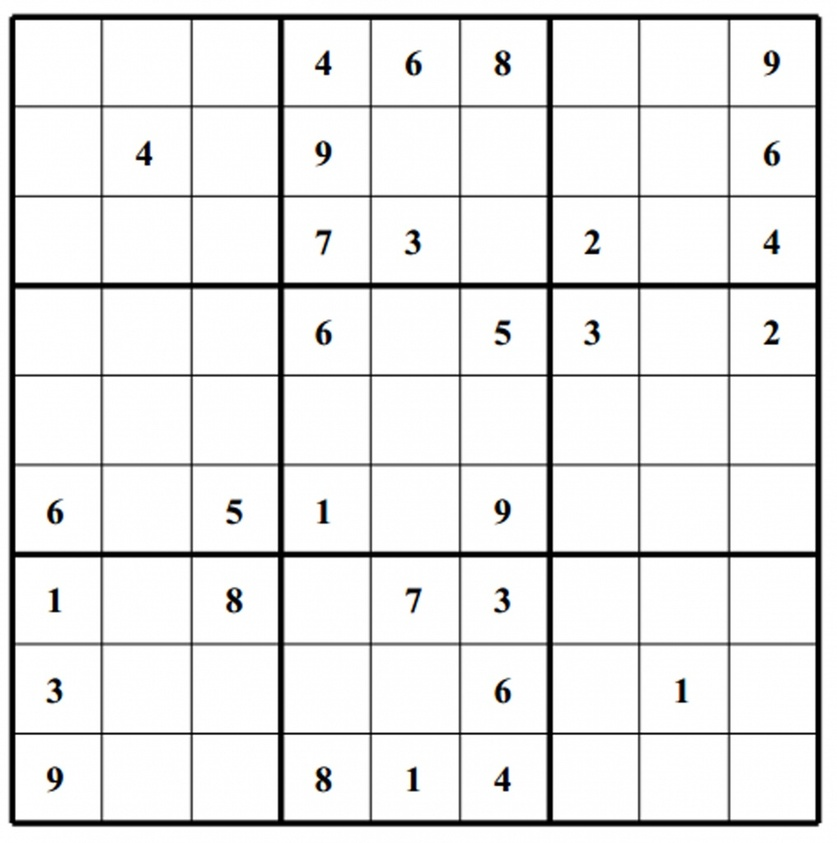
//> input picture Week2/OpenCV/OpenCV_Hough_Transform/sudoku.jpg, 837 x 843 px, shrunk from 1016 x 1024 before the run
$ ./Hough_Transform   (built with g++ and OpenCV 4)
//> lines starting //> are read from the running program, lines starting //| are printed output that depends on the picture
// Chương trình phát hiện đường sử dụng Hough-transform và Canny Edge Detection
#include "opencv2/imgcodecs.hpp"
#include "opencv2/highgui.hpp"
#include "opencv2/imgproc.hpp"

using namespace cv;
using namespace std;

int main(int argc, char** argv)
{
    // Khai báo giá trị đầu ra
    Mat dst, cdst, cdstP;
    const char* filename = "sudoku.jpg";
    const char* windowName = "HOUGH_VAS_OPENCV_TRAINING";

    // Tãi dữ liệu ảnh
    Mat src = imread(samples::findFile(filename), IMREAD_GRAYSCALE);
//> src: 843 rows x 837 cols, CV_8UC1; min 0, max 255, mean 232.2

    // Kiểm tra xem nếu ảnh đã tải lên thành công
    if (src.empty()) {
        printf(" Error opening image\n");
        return -1;
    }

    //  Áp dụng thuật toán Canny phát hiện cạnh
    Canny(src, dst, 50, 200, 3);
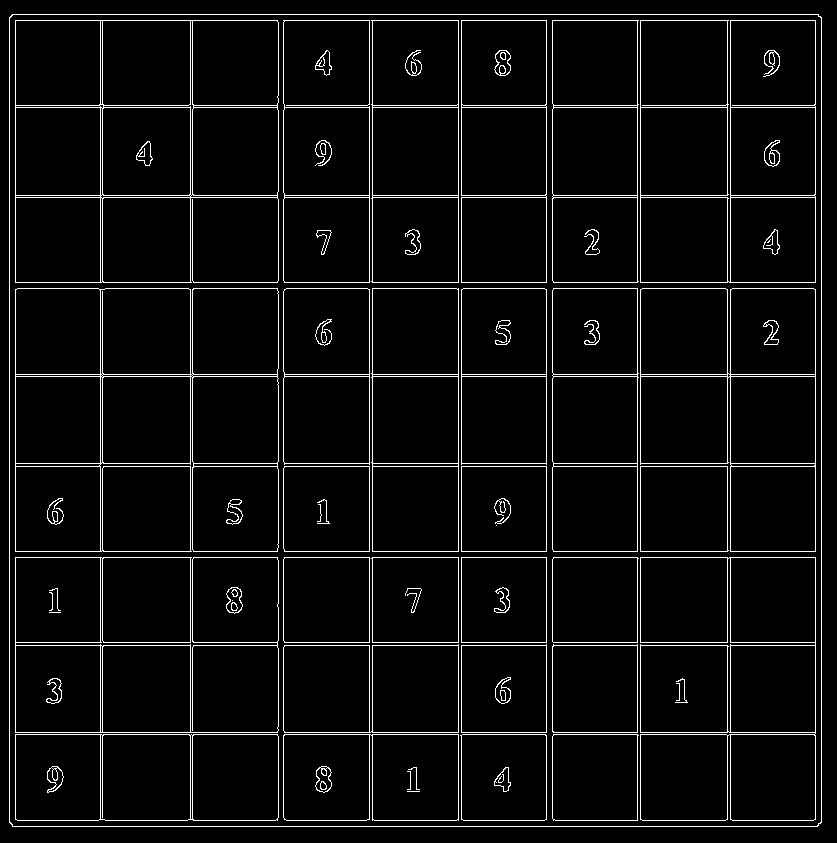
//> dst: 843 rows x 837 cols, CV_8UC1; 4.9% white in thin lines or dots

    // Chuyển thông tin edge thành hình ảnh có màu
    cvtColor(dst, cdst, COLOR_GRAY2BGR);
//> cdst: 843 rows x 837 cols, CV_8UC3; 4.9% white in thin lines or dots
    cdstP = cdst.clone();

    // Sử dùng Hough-transform tiêu chuẩn
    vector<Vec2f> lines; // vector Lines sẽ giữ đầu ra của Hough-transform
    HoughLines(dst, lines, 1, CV_PI / 180, 150, 0, 0); // chạy thuật toán
//> lines = 40 lines (rho, theta), first 12: [14, 1.57], [9, 0], [821, 0], [826, 1.57], [458, 0], [637, 0], [15, 0], [372, 0], [640, 0], [730, 0], [815, 0], [20, 1.57]
    // Vẽ đường
    for (size_t i = 0; i < lines.size(); i++)
    {
        float rho = lines[i][0], theta = lines[i][1];
        Point pt1, pt2;
        double a = cos(theta), b = sin(theta);
        double x0 = a * rho, y0 = b * rho;
        pt1.x = cvRound(x0 + 1000 * (-b));
        pt1.y = cvRound(y0 + 1000 * (a));
        pt2.x = cvRound(x0 - 1000 * (-b));
        pt2.y = cvRound(y0 - 1000 * (a));
        line(cdst, pt1, pt2, Scalar(0, 0, 255), 3, LINE_AA);
    }
//> this loop made 40 passes
//> (rho, theta, a, b, x0, y0) on passes 1 to 12: (14, 1.57, -4.37e-08, 1, -6.12e-07, 14), (9, 0, 1, 0, 9, 0), (821, 0, 1, 0, 821, 0), (826, 1.57, -4.37e-08, 1, -3.61e-05, 826), (458, 0, 1, 0, 458, 0), (637, 0, 1, 0, 637, 0), (15, 0, 1, 0, 15, 0), (372, 0, 1, 0, 372, 0), (640, 0, 1, 0, 640, 0), (730, 0, 1, 0, 730, 0), (815, 0, 1, 0, 815, 0), (20, 1.57, -4.37e-08, 1, -8.74e-07, 20)
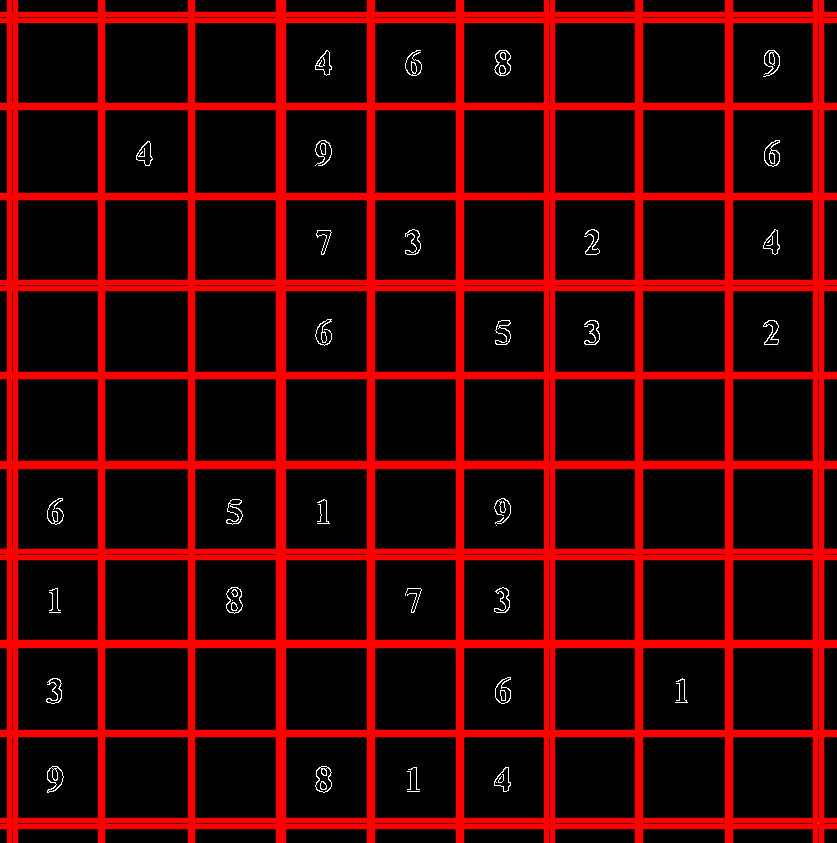
//> cdst: 843 rows x 837 cols, CV_8UC3; mean B, G, R 1.2, 1.2, 53.3


    // Hiển thị kết quả
    imshow(windowName, src);
    imshow(windowName, cdst);

    waitKey();
    return 0;
}
